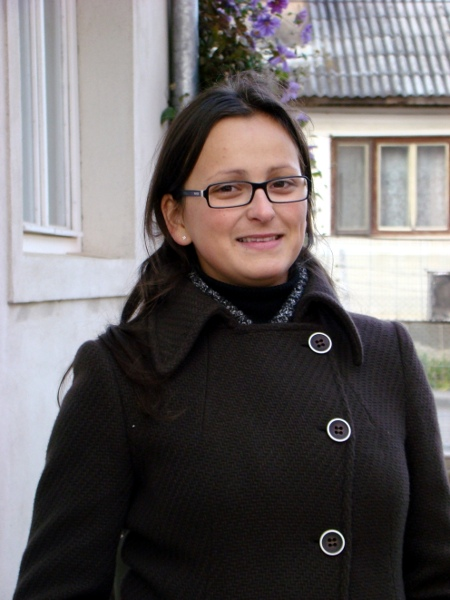
#> input picture hungarianPhraseBook/src/data/DSC03946.JPG, 450 x 600 px
$ python vcrm.py data/DSC03945.JPG data/DSC03946.JPG data/DSC03946.JPG data/DSC03946.JPG   (Python 2 division)
#> lines starting #> are read from the running program, lines starting #| are printed output that depends on the picture
### hungarianPhraseBook/src/vcrypt/merge.py
import Image, random

#b1 b2 w1 w2 w3 w4
#patterns = ((0,1,1,1), (1,1,1,0), (1,1,0,0), (0,1,0,1), (0,0,1,1), (1,0,1,0))
patterns = ((1,0,0,0), (0,0,0,1), (0,0,1,1), (1,0,1,0), (1,1,0,0), (0,1,0,1))
#(0,4,3) inseamna b1 e legat de b1 w3 w2
#(1,5) inseamna w1 e legat b2, w4
#indecsi corespund la b1 b2 w1 w2 w3 w4
incidence_white = ((0,4,3),(1,2,5),(1,5),(0,4),(0,3),(1,2))
incidence_black = ((1,2,5),(0,4,3),(0,4),(1,5),(1,2),(0,3))

def _cryptoMerge(share1_white, share2_white, dest_white):
    #select primul nod/subpixel pattern
    if share1_white:
        idx = random.randint(2,5)
    else:
        idx = random.randint(0,1)

    #select subpix care pot da dest-white cu pattern[idx]
    if dest_white:
        incident = incidence_white[idx]
    else:
        incident = incidence_black[idx]

    #select un subpix care are culoarea din share2
    if share2_white:
        if len(incident) == 3:
            incident_idx = random.randint(1,2)
        else:
            incident_idx = 1
    else:
        incident_idx=0

    idx2 = incident[incident_idx]

    subpixel1 = patterns[idx]
    subpixel2 = patterns[idx2]
    return subpixel1, subpixel2

def _writeSubpixels(share, i, j, subpix):
    share[i,j]=subpix[0]
    share[i,j+1]=subpix[1]
    share[i+1,j]= subpix[2]
    share[i+1,j+1]=subpix[3]
'''
makes 2 images that look like src1 src2 but superimposed reveal the secret Image
'''
def mergeCryptoShares(secret, src1, src2):
    if not secret.size == src1.size == src2.size:
        raise ValueError('secret and sources have to be the same size')
    w,h = secret.size
    #load source images & conver to black white
    secret_pix = secret.convert('1').load()
    src1_pix = src1.convert('1').load()
    src2_pix = src2.convert('1').load()

    #destinations
    share1 = Image.new('1', (w*2,h*2));
    share2 = Image.new('1', (w*2,h*2));
    share1_pix = share1.load();
    share2_pix = share2.load();

    for j in xrange(h):
        for i in xrange(w):
            subpix1, subpix2 = _cryptoMerge(src1_pix[i,j], src2_pix[i,j], secret_pix[i,j])
            _writeSubpixels(share1_pix, i*2, j*2, subpix1)
            _writeSubpixels(share2_pix, i*2, j*2, subpix2)

    return share1,share2

### hungarianPhraseBook/src/vcrm.py
#!/usr/bin/env python
import Image,ImageChops
from vcrypt.merge import mergeCryptoShares

def main(dest_path, secret_path ,src1_path, src2_path):
#> called with dest_path = 'data/DSC03945.JPG', secret_path = 'data/DSC03946.JPG', src1_path = 'data/DSC03946.JPG', src2_path = 'data/DSC03946.JPG'
    src1 = Image.open(src1_path)
#> src1 is the input picture: PIL image 450x600 RGB; mean R, G, B 106.1, 101.3, 101.9
    src2 = Image.open(src2_path)
    secret = Image.open(secret_path)

    p1,p2 = mergeCryptoShares(secret,src1,src2)
#> in mergeCryptoShares, `share1 = Image.new('1', (w*2,h*2));`: share1: PIL image 900x1200 1; every value is 0
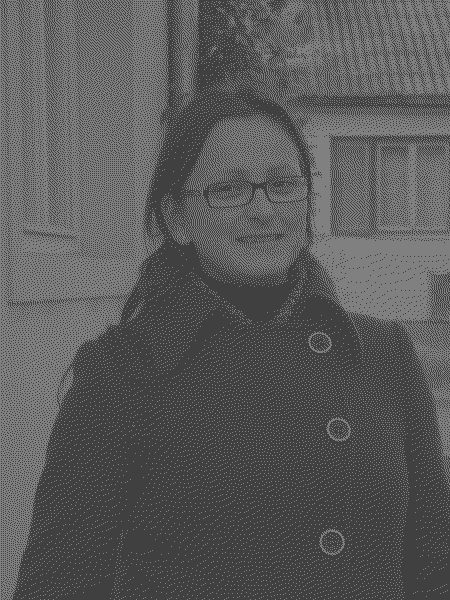
#> p1: PIL image 900x1200 1 (shown at 1/2 size); 35% white in thin lines or dots
#> p2: PIL image 900x1200 1; 35% white in thin lines or dots

    pm = ImageChops.darker(p1,p2)
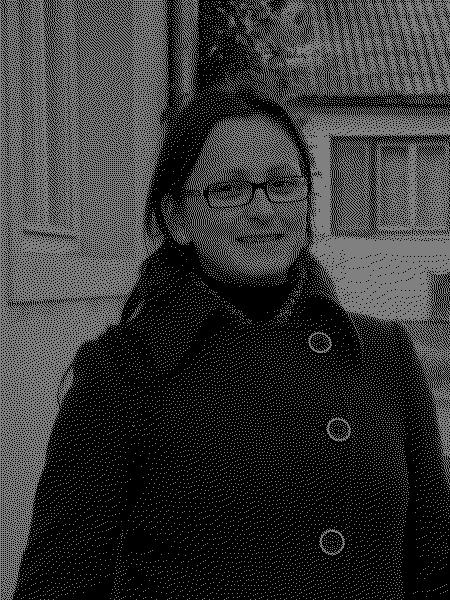
#> pm: PIL image 900x1200 1 (shown at 1/2 size); 10% white in thin lines or dots
    p1.save(os.path.join(dest_path,'m1.png'))
    p2.save(os.path.join(dest_path,'m2.png'))
    pm.save(os.path.join(dest_path,'mm.png'))

if __name__ == '__main__':
    import sys,os

    if len(sys.argv) != 5:
        print "usage: script destdir secret src1 src2"
        sys.exit()

    main(*sys.argv[1:6])
